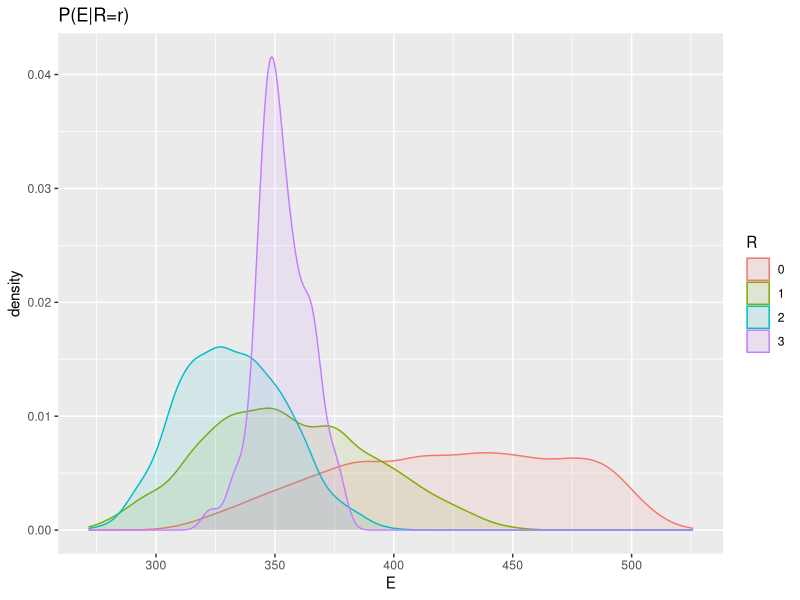

R code for this plot:
## ---- chunk 1
model = function(){
  c = runif(1, min=0, max=0.3)                         ## cloud-cover: C ~ Uniform(0, 0.3)
  r = floor(7 *(4*c^2 + runif(1, min=0, max=0.1)))     ## rainy-days: R = f_R(C, noise)
  e = 500 * (1 - 2*c + 0.1 * r) + 10 * rnorm(1)        ## energy: E = f_E(c, r, noise) 
  return(data.frame(C=c, R=r, E=e))
}
## ---- chunk 2
library(ggplot2)
df <- do.call(rbind, lapply(1:10000, function(i) model()))
df$R <- factor(df$R)
ggplot(aes(E, fill = R, color = R), data=df) + geom_density(alpha = 0.1)+ggtitle("P(E|R=r)")#+theme_bw() 
## ---- chunk 3
model = function(do_c, do_r, do_e, do_uc, do_ur, do_ue){
  uc = ifelse(missing(do_uc), runif(1), do_uc)       ## Uc ~ Uniform(0, 1)
  c = ifelse(missing(do_c), uc * 0.3, do_c)          ## C = Uc * 0.3 
  
  ur = ifelse(missing(do_ur), runif(1), do_ur)       ## Ur ~ Uniform(0, 1)
  r = ifelse(missing(do_r), 
             floor(7 *(4*c^2 + ur * 0.1)), do_r)     ## R = f_R(C, Ur)
  
  ue = ifelse(missing(do_ue), rnorm(1), do_ue)       ## Ue ~ Normal(0, 1)
  e = ifelse(missing(do_e), 
        500 * (1 - 2*c + 0.1 * r) + 10 * ue,
        do_e)                                        ## E = f_E(C, R, Ue)
  
  return(data.frame(C=c, R=r, E=e, Uc=uc, Ur=ur, Ue=ue))
}
